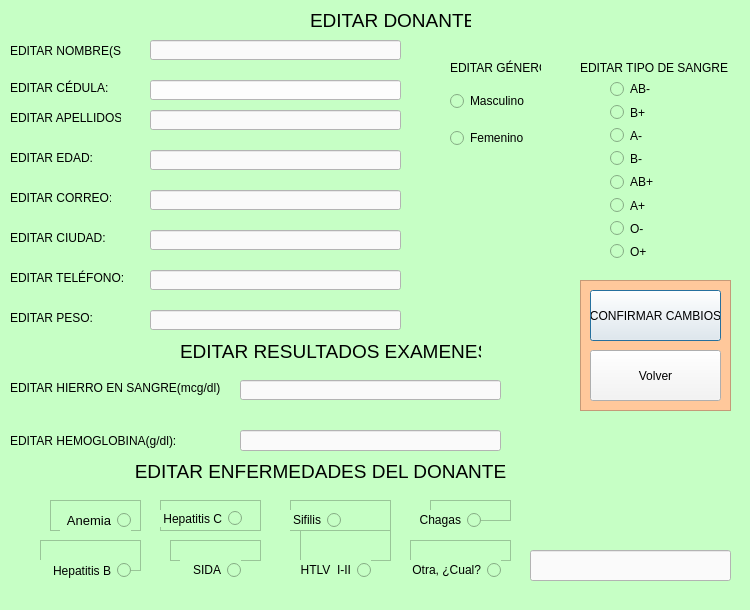
<?xml version="1.0" encoding="UTF-8"?>
<ui version="4.0">
 <class>Dialog</class>
 <widget class="QDialog" name="Dialog">
  <property name="geometry">
   <rect>
    <x>0</x>
    <y>0</y>
    <width>750</width>
    <height>610</height>
   </rect>
  </property>
  <property name="minimumSize">
   <size>
    <width>750</width>
    <height>610</height>
   </size>
  </property>
  <property name="maximumSize">
   <size>
    <width>750</width>
    <height>610</height>
   </size>
  </property>
  <property name="font">
   <font>
    <pointsize>9</pointsize>
   </font>
  </property>
  <property name="windowTitle">
   <string>Dialog</string>
  </property>
  <property name="styleSheet">
   <string notr="true">background-color: rgb(198, 255, 197);</string>
  </property>
  <property name="sizeGripEnabled">
   <bool>false</bool>
  </property>
  <widget class="QLabel" name="label">
   <property name="geometry">
    <rect>
     <x>10</x>
     <y>40</y>
     <width>111</width>
     <height>21</height>
    </rect>
   </property>
   <property name="text">
    <string>EDITAR NOMBRE(S):</string>
   </property>
  </widget>
  <widget class="QLabel" name="label_2">
   <property name="geometry">
    <rect>
     <x>310</x>
     <y>0</y>
     <width>161</width>
     <height>41</height>
    </rect>
   </property>
   <property name="text">
    <string>&lt;html&gt;&lt;head/&gt;&lt;body&gt;&lt;p&gt;&lt;span style=&quot; font-size:14pt;&quot;&gt;EDITAR DONANTE&lt;/span&gt;&lt;/p&gt;&lt;/body&gt;&lt;/html&gt;</string>
   </property>
  </widget>
  <widget class="QLineEdit" name="lineEdit_apellido">
   <property name="geometry">
    <rect>
     <x>150</x>
     <y>110</y>
     <width>251</width>
     <height>20</height>
    </rect>
   </property>
   <property name="styleSheet">
    <string notr="true">background-color: rgb(250, 250, 250);</string>
   </property>
  </widget>
  <widget class="QLabel" name="label_3">
   <property name="geometry">
    <rect>
     <x>10</x>
     <y>110</y>
     <width>111</width>
     <height>16</height>
    </rect>
   </property>
   <property name="text">
    <string>EDITAR APELLIDOS:</string>
   </property>
  </widget>
  <widget class="QLabel" name="label_4">
   <property name="geometry">
    <rect>
     <x>10</x>
     <y>190</y>
     <width>101</width>
     <height>16</height>
    </rect>
   </property>
   <property name="text">
    <string>EDITAR CORREO:</string>
   </property>
  </widget>
  <widget class="QLabel" name="label_5">
   <property name="geometry">
    <rect>
     <x>10</x>
     <y>230</y>
     <width>101</width>
     <height>16</height>
    </rect>
   </property>
   <property name="text">
    <string>EDITAR CIUDAD:</string>
   </property>
  </widget>
  <widget class="QLabel" name="label_6">
   <property name="geometry">
    <rect>
     <x>10</x>
     <y>270</y>
     <width>121</width>
     <height>16</height>
    </rect>
   </property>
   <property name="text">
    <string>EDITAR TELÉFONO:</string>
   </property>
  </widget>
  <widget class="QLabel" name="label_8">
   <property name="geometry">
    <rect>
     <x>580</x>
     <y>60</y>
     <width>151</width>
     <height>16</height>
    </rect>
   </property>
   <property name="text">
    <string>EDITAR TIPO DE SANGRE</string>
   </property>
  </widget>
  <widget class="QLabel" name="label_9">
   <property name="geometry">
    <rect>
     <x>450</x>
     <y>60</y>
     <width>91</width>
     <height>16</height>
    </rect>
   </property>
   <property name="text">
    <string>EDITAR GÉNERO</string>
   </property>
  </widget>
  <widget class="QLabel" name="label_10">
   <property name="geometry">
    <rect>
     <x>10</x>
     <y>310</y>
     <width>101</width>
     <height>16</height>
    </rect>
   </property>
   <property name="text">
    <string>EDITAR PESO:</string>
   </property>
  </widget>
  <widget class="QLineEdit" name="lineEdit_edad">
   <property name="geometry">
    <rect>
     <x>150</x>
     <y>150</y>
     <width>251</width>
     <height>20</height>
    </rect>
   </property>
   <property name="styleSheet">
    <string notr="true">background-color: rgb(250, 250, 250);</string>
   </property>
  </widget>
  <widget class="QLineEdit" name="lineEdit_correo">
   <property name="geometry">
    <rect>
     <x>150</x>
     <y>190</y>
     <width>251</width>
     <height>20</height>
    </rect>
   </property>
   <property name="styleSheet">
    <string notr="true">background-color: rgb(250, 250, 250);</string>
   </property>
  </widget>
  <widget class="QLineEdit" name="lineEdit_ciudad">
   <property name="geometry">
    <rect>
     <x>150</x>
     <y>230</y>
     <width>251</width>
     <height>20</height>
    </rect>
   </property>
   <property name="styleSheet">
    <string notr="true">background-color: rgb(250, 250, 250);</string>
   </property>
  </widget>
  <widget class="QLineEdit" name="lineEdit_telefono">
   <property name="geometry">
    <rect>
     <x>150</x>
     <y>270</y>
     <width>251</width>
     <height>20</height>
    </rect>
   </property>
   <property name="styleSheet">
    <string notr="true">background-color: rgb(250, 250, 250);</string>
   </property>
  </widget>
  <widget class="QLineEdit" name="lineEdit_peso">
   <property name="geometry">
    <rect>
     <x>150</x>
     <y>310</y>
     <width>251</width>
     <height>20</height>
    </rect>
   </property>
   <property name="styleSheet">
    <string notr="true">background-color: rgb(250, 250, 250);</string>
   </property>
  </widget>
  <widget class="QLabel" name="label_11">
   <property name="geometry">
    <rect>
     <x>10</x>
     <y>380</y>
     <width>211</width>
     <height>16</height>
    </rect>
   </property>
   <property name="text">
    <string>EDITAR HIERRO EN SANGRE(mcg/dl): </string>
   </property>
  </widget>
  <widget class="QLabel" name="label_12">
   <property name="geometry">
    <rect>
     <x>10</x>
     <y>430</y>
     <width>171</width>
     <height>21</height>
    </rect>
   </property>
   <property name="text">
    <string>EDITAR HEMOGLOBINA(g/dl):</string>
   </property>
  </widget>
  <widget class="QLabel" name="label_13">
   <property name="geometry">
    <rect>
     <x>20</x>
     <y>480</y>
     <width>47</width>
     <height>13</height>
    </rect>
   </property>
   <property name="text">
    <string/>
   </property>
  </widget>
  <widget class="QLineEdit" name="lineEdit_Hierro">
   <property name="geometry">
    <rect>
     <x>240</x>
     <y>380</y>
     <width>261</width>
     <height>20</height>
    </rect>
   </property>
   <property name="styleSheet">
    <string notr="true">background-color: rgb(250, 250, 250);</string>
   </property>
  </widget>
  <widget class="QLineEdit" name="lineEdit_hemoGlo">
   <property name="geometry">
    <rect>
     <x>240</x>
     <y>430</y>
     <width>261</width>
     <height>21</height>
    </rect>
   </property>
   <property name="styleSheet">
    <string notr="true">background-color: rgb(250, 250, 250);</string>
   </property>
  </widget>
  <widget class="QLabel" name="label_15">
   <property name="geometry">
    <rect>
     <x>180</x>
     <y>340</y>
     <width>301</width>
     <height>21</height>
    </rect>
   </property>
   <property name="mouseTracking">
    <bool>true</bool>
   </property>
   <property name="text">
    <string>&lt;html&gt;&lt;head/&gt;&lt;body&gt;&lt;p align=&quot;center&quot;&gt;&lt;span style=&quot; font-size:14pt;&quot;&gt;EDITAR RESULTADOS EXAMENES &lt;/span&gt;&lt;/p&gt;&lt;/body&gt;&lt;/html&gt;</string>
   </property>
  </widget>
  <widget class="QLabel" name="label_16">
   <property name="geometry">
    <rect>
     <x>130</x>
     <y>460</y>
     <width>381</width>
     <height>21</height>
    </rect>
   </property>
   <property name="text">
    <string>&lt;html&gt;&lt;head/&gt;&lt;body&gt;&lt;p align=&quot;center&quot;&gt;&lt;span style=&quot; font-size:14pt;&quot;&gt;EDITAR ENFERMEDADES DEL DONANTE&lt;/span&gt;&lt;/p&gt;&lt;/body&gt;&lt;/html&gt;</string>
   </property>
  </widget>
  <widget class="QLineEdit" name="lineEdit_OtraEnfer">
   <property name="geometry">
    <rect>
     <x>530</x>
     <y>550</y>
     <width>201</width>
     <height>31</height>
    </rect>
   </property>
   <property name="styleSheet">
    <string notr="true">background-color: rgb(250, 250, 250);</string>
   </property>
  </widget>
  <widget class="QLabel" name="label_7">
   <property name="geometry">
    <rect>
     <x>10</x>
     <y>150</y>
     <width>91</width>
     <height>16</height>
    </rect>
   </property>
   <property name="text">
    <string>EDITAR EDAD:</string>
   </property>
  </widget>
  <widget class="QLineEdit" name="lineEdit_nombre">
   <property name="geometry">
    <rect>
     <x>150</x>
     <y>40</y>
     <width>251</width>
     <height>20</height>
    </rect>
   </property>
   <property name="styleSheet">
    <string notr="true">background-color: rgb(250, 250, 250);</string>
   </property>
  </widget>
  <widget class="QFrame" name="frame">
   <property name="geometry">
    <rect>
     <x>580</x>
     <y>280</y>
     <width>151</width>
     <height>131</height>
    </rect>
   </property>
   <property name="styleSheet">
    <string notr="true">background-color: rgb(255, 200, 155);</string>
   </property>
   <property name="frameShape">
    <enum>QFrame::StyledPanel</enum>
   </property>
   <property name="frameShadow">
    <enum>QFrame::Raised</enum>
   </property>
   <widget class="QPushButton" name="Boton_Confirmar">
    <property name="geometry">
     <rect>
      <x>10</x>
      <y>10</y>
      <width>131</width>
      <height>51</height>
     </rect>
    </property>
    <property name="styleSheet">
     <string notr="true">background-color: rgb(244, 244, 244);</string>
    </property>
    <property name="text">
     <string>CONFIRMAR CAMBIOS</string>
    </property>
   </widget>
   <widget class="QPushButton" name="Boton_Volver">
    <property name="geometry">
     <rect>
      <x>10</x>
      <y>70</y>
      <width>131</width>
      <height>51</height>
     </rect>
    </property>
    <property name="styleSheet">
     <string notr="true">background-color: rgb(244, 244, 244);</string>
    </property>
    <property name="text">
     <string>Volver</string>
    </property>
   </widget>
  </widget>
  <widget class="QWidget" name="verticalLayoutWidget">
   <property name="geometry">
    <rect>
     <x>610</x>
     <y>80</y>
     <width>51</width>
     <height>180</height>
    </rect>
   </property>
   <layout class="QVBoxLayout" name="verticalLayout">
    <item>
     <widget class="QRadioButton" name="radioButtonABNEG">
      <property name="text">
       <string>AB-</string>
      </property>
     </widget>
    </item>
    <item>
     <widget class="QRadioButton" name="radioButtonBPOS">
      <property name="text">
       <string>B+</string>
      </property>
     </widget>
    </item>
    <item>
     <widget class="QRadioButton" name="radioButtonANEG">
      <property name="text">
       <string>A-</string>
      </property>
     </widget>
    </item>
    <item>
     <widget class="QRadioButton" name="radioButtonBNEG">
      <property name="text">
       <string>B-</string>
      </property>
     </widget>
    </item>
    <item>
     <widget class="QRadioButton" name="radioButtonABPOS">
      <property name="text">
       <string>AB+</string>
      </property>
     </widget>
    </item>
    <item>
     <widget class="QRadioButton" name="radioButtonAPOS">
      <property name="text">
       <string>A+</string>
      </property>
     </widget>
    </item>
    <item>
     <widget class="QRadioButton" name="radioButtonONEG">
      <property name="text">
       <string>O-</string>
      </property>
     </widget>
    </item>
    <item>
     <widget class="QRadioButton" name="radioButtonOPOS">
      <property name="text">
       <string>O+</string>
      </property>
     </widget>
    </item>
   </layout>
  </widget>
  <widget class="QWidget" name="verticalLayoutWidget_2">
   <property name="geometry">
    <rect>
     <x>450</x>
     <y>80</y>
     <width>81</width>
     <height>80</height>
    </rect>
   </property>
   <layout class="QVBoxLayout" name="verticalLayout_2">
    <item>
     <widget class="QRadioButton" name="radiomascu">
      <property name="text">
       <string>Masculino</string>
      </property>
     </widget>
    </item>
    <item>
     <widget class="QRadioButton" name="radiofeme">
      <property name="text">
       <string>Femenino</string>
      </property>
     </widget>
    </item>
   </layout>
  </widget>
  <widget class="QFrame" name="frame_2">
   <property name="geometry">
    <rect>
     <x>50</x>
     <y>500</y>
     <width>91</width>
     <height>31</height>
    </rect>
   </property>
   <property name="frameShape">
    <enum>QFrame::StyledPanel</enum>
   </property>
   <property name="frameShadow">
    <enum>QFrame::Raised</enum>
   </property>
   <widget class="QRadioButton" name="radioButton_anemia">
    <property name="geometry">
     <rect>
      <x>10</x>
      <y>10</y>
      <width>71</width>
      <height>21</height>
     </rect>
    </property>
    <property name="font">
     <font>
      <pointsize>10</pointsize>
     </font>
    </property>
    <property name="layoutDirection">
     <enum>Qt::RightToLeft</enum>
    </property>
    <property name="text">
     <string>Anemia</string>
    </property>
   </widget>
  </widget>
  <widget class="QFrame" name="frame_3">
   <property name="geometry">
    <rect>
     <x>40</x>
     <y>540</y>
     <width>101</width>
     <height>31</height>
    </rect>
   </property>
   <property name="frameShape">
    <enum>QFrame::StyledPanel</enum>
   </property>
   <property name="frameShadow">
    <enum>QFrame::Raised</enum>
   </property>
  </widget>
  <widget class="QFrame" name="frame_4">
   <property name="geometry">
    <rect>
     <x>160</x>
     <y>500</y>
     <width>101</width>
     <height>31</height>
    </rect>
   </property>
   <property name="frameShape">
    <enum>QFrame::StyledPanel</enum>
   </property>
   <property name="frameShadow">
    <enum>QFrame::Raised</enum>
   </property>
   <widget class="QRadioButton" name="radioButton_Hepat_C">
    <property name="geometry">
     <rect>
      <x>0</x>
      <y>10</y>
      <width>82</width>
      <height>17</height>
     </rect>
    </property>
    <property name="layoutDirection">
     <enum>Qt::RightToLeft</enum>
    </property>
    <property name="text">
     <string>Hepatitis C</string>
    </property>
   </widget>
  </widget>
  <widget class="QFrame" name="frame_5">
   <property name="geometry">
    <rect>
     <x>170</x>
     <y>540</y>
     <width>91</width>
     <height>21</height>
    </rect>
   </property>
   <property name="frameShape">
    <enum>QFrame::StyledPanel</enum>
   </property>
   <property name="frameShadow">
    <enum>QFrame::Raised</enum>
   </property>
  </widget>
  <widget class="QFrame" name="frame_6">
   <property name="geometry">
    <rect>
     <x>290</x>
     <y>500</y>
     <width>101</width>
     <height>31</height>
    </rect>
   </property>
   <property name="frameShape">
    <enum>QFrame::StyledPanel</enum>
   </property>
   <property name="frameShadow">
    <enum>QFrame::Raised</enum>
   </property>
   <widget class="QRadioButton" name="radioButton_Sifilis">
    <property name="geometry">
     <rect>
      <x>-10</x>
      <y>10</y>
      <width>61</width>
      <height>20</height>
     </rect>
    </property>
    <property name="layoutDirection">
     <enum>Qt::RightToLeft</enum>
    </property>
    <property name="text">
     <string>Sifilis</string>
    </property>
   </widget>
  </widget>
  <widget class="QFrame" name="frame_7">
   <property name="geometry">
    <rect>
     <x>300</x>
     <y>530</y>
     <width>91</width>
     <height>31</height>
    </rect>
   </property>
   <property name="frameShape">
    <enum>QFrame::StyledPanel</enum>
   </property>
   <property name="frameShadow">
    <enum>QFrame::Raised</enum>
   </property>
  </widget>
  <widget class="QFrame" name="frame_8">
   <property name="geometry">
    <rect>
     <x>430</x>
     <y>500</y>
     <width>81</width>
     <height>21</height>
    </rect>
   </property>
   <property name="frameShape">
    <enum>QFrame::StyledPanel</enum>
   </property>
   <property name="frameShadow">
    <enum>QFrame::Raised</enum>
   </property>
  </widget>
  <widget class="QFrame" name="frame_9">
   <property name="geometry">
    <rect>
     <x>410</x>
     <y>540</y>
     <width>101</width>
     <height>21</height>
    </rect>
   </property>
   <property name="frameShape">
    <enum>QFrame::StyledPanel</enum>
   </property>
   <property name="frameShadow">
    <enum>QFrame::Raised</enum>
   </property>
  </widget>
  <widget class="QRadioButton" name="radioButton_Otras_Enf">
   <property name="geometry">
    <rect>
     <x>410</x>
     <y>560</y>
     <width>91</width>
     <height>20</height>
    </rect>
   </property>
   <property name="layoutDirection">
    <enum>Qt::RightToLeft</enum>
   </property>
   <property name="text">
    <string>Otra, ¿Cual?</string>
   </property>
  </widget>
  <widget class="QRadioButton" name="radioButton_HTLV">
   <property name="geometry">
    <rect>
     <x>300</x>
     <y>560</y>
     <width>71</width>
     <height>20</height>
    </rect>
   </property>
   <property name="layoutDirection">
    <enum>Qt::RightToLeft</enum>
   </property>
   <property name="text">
    <string>HTLV  I-II</string>
   </property>
  </widget>
  <widget class="QRadioButton" name="radioButton_SIDA">
   <property name="geometry">
    <rect>
     <x>180</x>
     <y>560</y>
     <width>61</width>
     <height>20</height>
    </rect>
   </property>
   <property name="layoutDirection">
    <enum>Qt::RightToLeft</enum>
   </property>
   <property name="text">
    <string>SIDA</string>
   </property>
  </widget>
  <widget class="QRadioButton" name="radioButton_Hepat_B">
   <property name="geometry">
    <rect>
     <x>40</x>
     <y>560</y>
     <width>91</width>
     <height>21</height>
    </rect>
   </property>
   <property name="layoutDirection">
    <enum>Qt::RightToLeft</enum>
   </property>
   <property name="text">
    <string>Hepatitis B</string>
   </property>
  </widget>
  <widget class="QRadioButton" name="radioButton_Chagas">
   <property name="geometry">
    <rect>
     <x>420</x>
     <y>510</y>
     <width>61</width>
     <height>20</height>
    </rect>
   </property>
   <property name="layoutDirection">
    <enum>Qt::RightToLeft</enum>
   </property>
   <property name="text">
    <string>Chagas</string>
   </property>
  </widget>
  <widget class="QLabel" name="label_14">
   <property name="geometry">
    <rect>
     <x>10</x>
     <y>80</y>
     <width>101</width>
     <height>16</height>
    </rect>
   </property>
   <property name="text">
    <string>EDITAR CÉDULA:</string>
   </property>
  </widget>
  <widget class="QLineEdit" name="cedulaDonante">
   <property name="geometry">
    <rect>
     <x>150</x>
     <y>80</y>
     <width>251</width>
     <height>20</height>
    </rect>
   </property>
   <property name="styleSheet">
    <string notr="true">background-color: rgb(253, 253, 253);</string>
   </property>
  </widget>
 </widget>
 <resources/>
 <connections/>
</ui>
